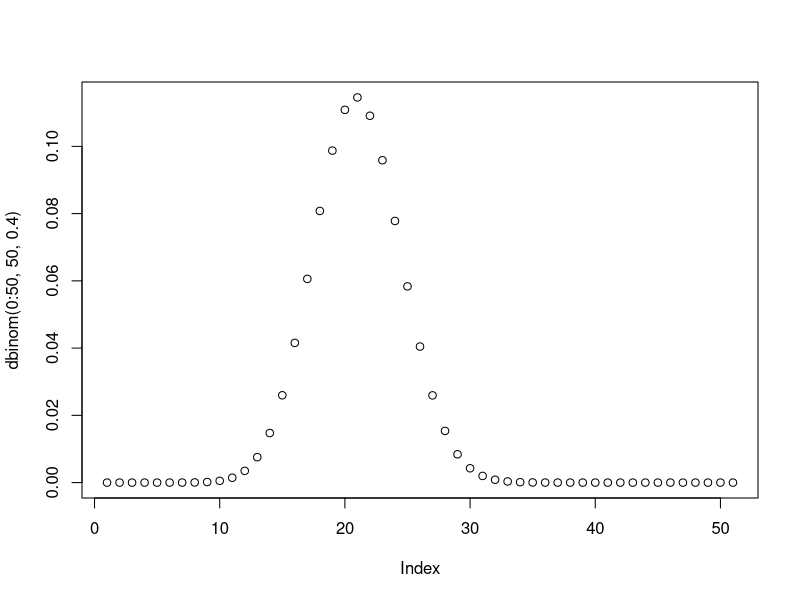

The R script that drew this image:
## ---- chunk 1
knitr::opts_chunk$set(echo = TRUE)
## ---- chunk 2
n <- 10 
p <- 1/3 
k <- 1
dbinom(k, n, p)

## ---- chunk 3
n = 10
p = 1/3
k = 0:10

dbinom(k, n,p)
## ---- chunk 4
n <- 100
p <- 1/2
k <- 45:54

sum(dbinom(k, n, p)) #Somme de toutes les proba entre 45 et 54
# Ou
pbinom(54, n, p) - pbinom(44, n, p) #proba de inf à 54 moins la proba de inf à 44
## ---- chunk 5
dgeom(3, 4/10) # Proba de 3 piles sur 3 lancer
## ---- chunk 6
ppois(4, 2.7) #Proba que poisson, paramètre 2.7 inf à 4
1 - ppois(4, 2.7) #Proba que poisson, paramètre 2.7 sup à 4
ppois(4, 2.7, lower.tail=FALSE) #Proba que poisson, paramètre 2.7 sup à 4
## ---- chunk 7
rpois(10, 2.7)
## ---- chunk 8
lambda <- 0.7
x <- 1.6
lambda*exp(-lambda*x)

dexp(x, lambda)
## ---- chunk 9
1-exp(-lambda*x)

pexp(x, lambda)
## ---- chunk 10
1-pnorm(1.96)
pnorm(1.96, lower.tail = FALSE)
## ---- chunk 11
qnorm(0.975)
## ---- chunk 12
dbinom(0:50, 50, 0.4) # On teste la loi binomiale (50 tirage, proba 0.4) pour toutes les valeur de 0 à 50
plot(dbinom(0:50, 50, 0.4))
## ---- chunk 13

dbinom(0:50, 50, 0.03)
## ---- chunk 14
pbinom(4, 50, 0.03) #Proba que binom inférieure à 4

pbinom(2, 50, 0.03, lower.tail = FALSE) #Proba que binom inférieure à 4

n <- 50
p <- 0.03
mu <- n*p
sig2 <- n*p*(1-p)
## ---- chunk 15
bornes <- seq(32.5,45,2.5)
probas = diff(pnorm(bornes, 37.75, 2.5)) # Proba de se trouver dans sur une borne

propor <- probas/sum(probas) #Proportion des clients a se trouver dans une borne
round(propor, 2)

1-sum(probas) # Proba d'un client de ne pas trouver sa taille
## ---- chunk 16

